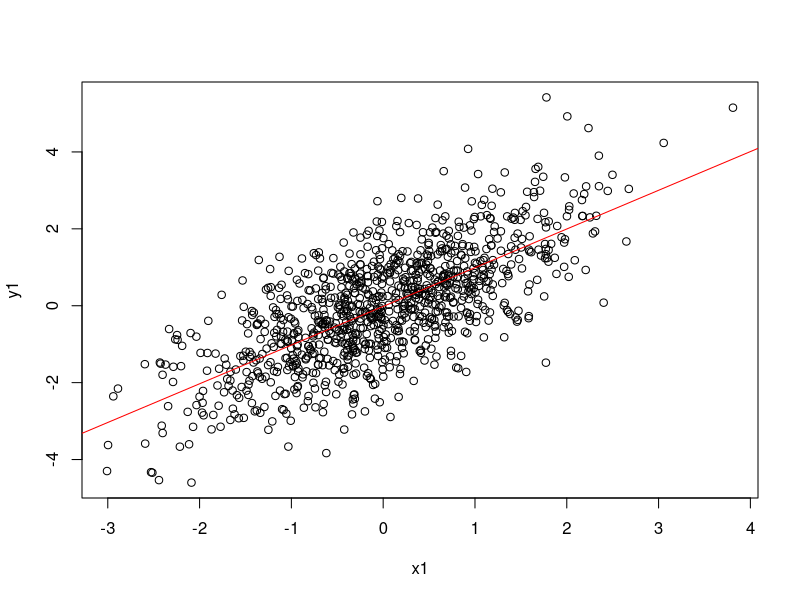

Write R code to recreate this figure.
# Simple regression example

# Set parameters
n <- 1000 # Number of points
seed <- 1 # Set random seed

# Create example data
set.seed(seed) 
x1 <- rnorm(n) 
y1 <- x1 + rnorm(n)

# Plot the data
plot(x1, y1) # Apply plot function
abline(lm(y1 ~ x1), col = "red") # Draw regression line